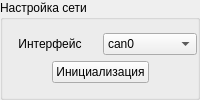
                     <widget class="QGroupBox" name="groupBox_8">
                      <property name="title">
                       <string>Настройка сети</string>
                      </property>
                      <layout class="QVBoxLayout" name="verticalLayout_23">
                       <property name="leftMargin">
                        <number>0</number>
                       </property>
                       <property name="topMargin">
                        <number>0</number>
                       </property>
                       <property name="rightMargin">
                        <number>0</number>
                       </property>
                       <property name="bottomMargin">
                        <number>0</number>
                       </property>
                       <item>
                        <layout class="QVBoxLayout" name="verticalLayout_24">
                         <item>
                          <layout class="QHBoxLayout" name="horizontalLayout_23">
                           <item>
                            <widget class="QLabel" name="label_13">
                             <property name="text">
                              <string>Интерфейс</string>
                             </property>
                             <property name="alignment">
                              <set>Qt::AlignCenter</set>
                             </property>
                            </widget>
                           </item>
                           <item>
                            <widget class="QComboBox" name="comboBox_ifaces">
                             <item>
                              <property name="text">
                               <string>can0</string>
                              </property>
                             </item>
                             <item>
                              <property name="text">
                               <string>can1</string>
                              </property>
                             </item>
                             <item>
                              <property name="text">
                               <string>vcan0</string>
                              </property>
                             </item>
                             <item>
                              <property name="text">
                               <string>vcan1</string>
                              </property>
                             </item>
                            </widget>
                           </item>
                          </layout>
                         </item>
                         <item>
                          <layout class="QHBoxLayout" name="horizontalLayout_25">
                           <item>
                            <spacer name="horizontalSpacer_23">
                             <property name="orientation">
                              <enum>Qt::Horizontal</enum>
                             </property>
                             <property name="sizeHint" stdset="0">
                              <size>
                               <width>40</width>
                               <height>20</height>
                              </size>
                             </property>
                            </spacer>
                           </item>
                           <item>
                            <widget class="QPushButton" name="pushButton_InitCan">
                             <property name="text">
                              <string>Инициализация</string>
                             </property>
                            </widget>
                           </item>
                           <item>
                            <spacer name="horizontalSpacer_24">
                             <property name="orientation">
                              <enum>Qt::Horizontal</enum>
                             </property>
                             <property name="sizeHint" stdset="0">
                              <size>
                               <width>40</width>
                               <height>20</height>
                              </size>
                             </property>
                            </spacer>
                           </item>
                          </layout>
                         </item>
                        </layout>
                       </item>
                      </layout>
                     </widget>
